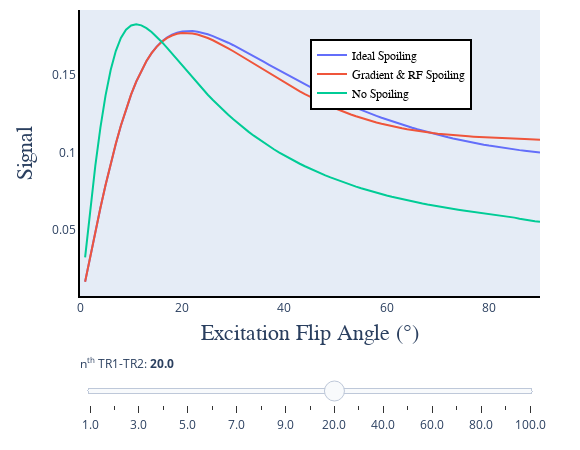

Here is the notebook cell this chart was saved with:
### Code cell
#| label: afiFig3cell

# Prepare Python environment

import scipy.io as sio
from pathlib import Path

data_dir = Path("../../data/04-B1-02-AFI")
data_file = "fig3.mat"

#Load either archived or generated plot variables
mat_contents = sio.loadmat(data_dir / data_file)

params = mat_contents["params"]
Nex_range = mat_contents["Nex_range"][0]
signal1_ideal_spoil = mat_contents["signal1_ideal_spoil"]
signal1_optimal_crush_and_rf_spoil = mat_contents["signal1_optimal_crush_and_rf_spoil"]
signal1_no_gradient_and_rf_spoil = mat_contents["signal1_no_gradient_and_rf_spoil"]


## Plot
# PYTHON CODE
# Module imports

import matplotlib.pyplot as plt
import chart_studio.plotly as py
import plotly.graph_objs as go
import numpy as np
from plotly import __version__
from plotly.offline import download_plotlyjs, init_notebook_mode, plot, iplot
config={'showLink': False, 'displayModeBar': False}
# PYTHON CODE

# PYTHON CODE
# PYTHON CODE

init_notebook_mode(connected=True)

data1_1 = [dict(
        visible = False,
        mode = 'lines',
        x = params["EXC_FA"][0][0][0],
        y = abs(np.squeeze(np.asarray(signal1_ideal_spoil[ii]))),
        name = 'Ideal Spoiling',
        text = 'Ideal Spoiling',
        hoverinfo = 'x+y+text') for ii in range(len(Nex_range))]

data1_1[10]['visible'] = True

data2_1 = [dict(
        visible = False,
        mode = 'lines',
        x = params["EXC_FA"][0][0][0],
        y = abs(np.squeeze(np.asarray(signal1_optimal_crush_and_rf_spoil[ii]))),
        name = 'Gradient & RF Spoiling',
        text = 'Gradient & RF Spoiling',
        hoverinfo = 'x+y+text') for ii in range(len(Nex_range))]

data2_1[10]['visible'] = True

data3_1 = [dict(
        visible = False,
        mode = 'lines',
        x = params["EXC_FA"][0][0][0],
        y = abs(np.squeeze(np.asarray(signal1_no_gradient_and_rf_spoil[ii]))),
        name = 'No Spoiling',
        text = 'No Spoiling',
        hoverinfo = 'x+y+text') for ii in range(len(Nex_range))]

data3_1[10]['visible'] = True

data = data1_1 + data2_1+ data3_1

steps = []
for i in range(len(Nex_range)):
    step = dict(
        method = 'restyle',  
        args = ['visible', [False] * len(data1_1)],
        label = str(Nex_range[i])
        )
    step['args'][1][i] = True # Toggle i'th trace to "visible"
    steps.append(step)

sliders = [dict(
    x = 0,
    y = -0.02,
    active = 10,
    currentvalue = {"prefix": "n<sup>th</sup> TR1-TR2: <b>"},
    pad = {"t": 50, "b": 10},
    steps = steps
)]

layout = go.Layout(
    width=580,
    height=450,
    margin=go.layout.Margin(
        l=80,
        r=40,
        b=60,
        t=10,
    ),
    annotations=[
        dict(
            x=0.5004254919715793,
            y=-0.18,
            showarrow=False,
            text='Excitation Flip Angle (°)',
            font=dict(
                family='Times New Roman',
                size=22
            ),
            xref='paper',
            yref='paper'
        ),
        dict(
            x=-0.15,
            y=0.5,
            showarrow=False,
            text='Signal',
            font=dict(
                family='Times New Roman',
                size=22
            ),
            textangle=-90,
            xref='paper',
            yref='paper'
        ),
    ],
    xaxis=dict(
        autorange=False,
        range=[0, params['EXC_FA'][0][0][0][-1]],
        showgrid=False,
        linecolor='black',
        linewidth=2
    ),
    yaxis=dict(
        autorange=True,
        showgrid=False,
        linecolor='black',
        linewidth=2
    ),
    legend=dict(
        x=0.5,
        y=0.9,
        traceorder='normal',
        font=dict(
            family='Times New Roman',
            size=12,
            color='#000'
        ),
        bordercolor='#000000',
        borderwidth=2
    ), 
    sliders=sliders
)

fig = dict(data=data, layout=layout)

iplot(fig, filename = 'basic-line', config = config)
